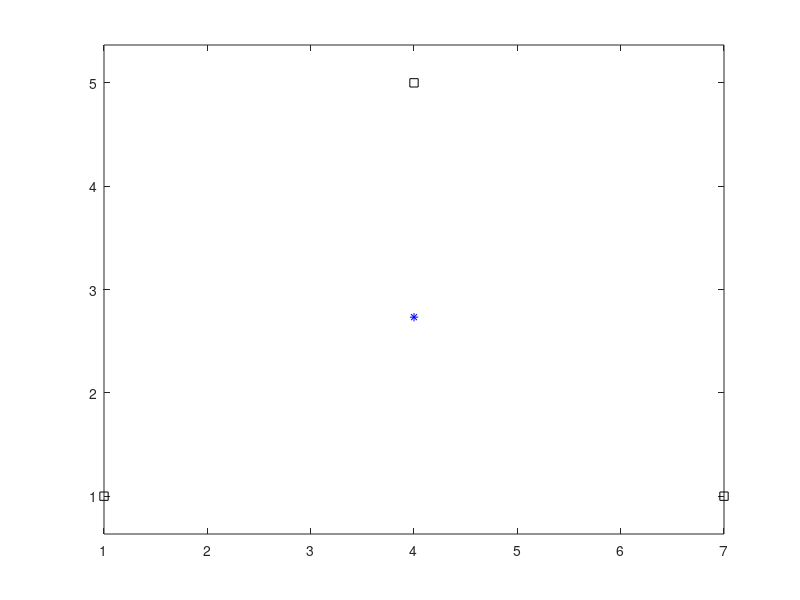
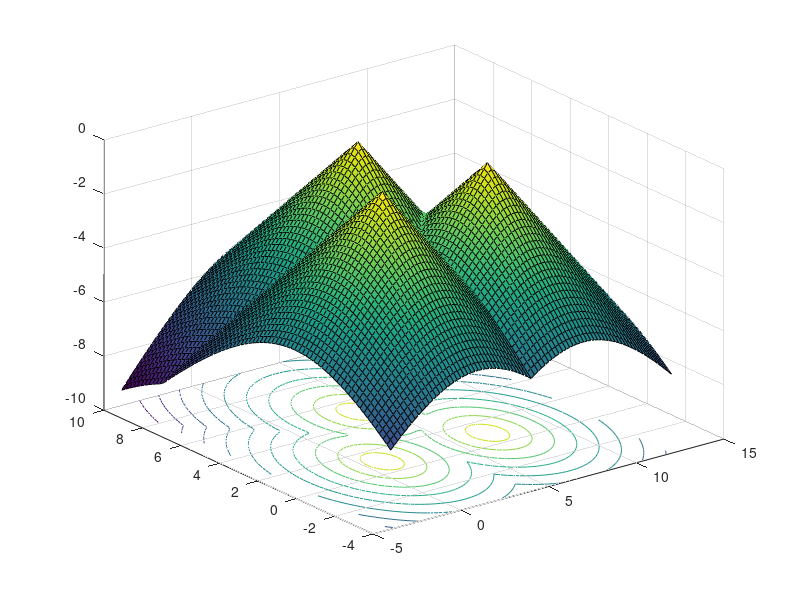

Write MATLAB code to recreate these figures, in order. (Note: this script raises an error after producing the figures.)
% Facility Location 1: Single-Facility Location

%% 2-D Euclidean Distance
%% Data
P = [1 1; 7 1; 4 5]   % Location of each EF
%% Create Euclidean-distance function handle
d2h = @(x,P) sqrt(sum((x - P).^2, 2))
%% Minisum Distance Location
TDh = @(x) sum(d2h(x,P))        % TD function handle
x0 = mean(P,1);                 % Use mean EF as intial location
x = fminsearch(TDh,x0)          % x* = argmin_x(TD)
TD = TDh(x)                     % TD* = TD(x*)
[x,TD] = fminsearch(TDh,x0)     % Alternate: TD as second output
%% Plot EFs
plot(P(:,1),P(:,2),'ks'),shg
hold on
axis equal
%% Plot NF
plot(x(1),x(2),'b*'),shg
hold off
%% Fermat Problem: Check if all angles 120 degrees
ang = 180*atan2(P(:,2) - x(2), P(:,1) - x(1))/pi  % Angles CC from east
diff(ang)  % All angles 120 degrees

%% 2-D Minisum Weighted-Distance Location
P = [1 1; 7 1; 4 5];
w = [5 3 4]          % Monetary weight for each EF
w.*d2h(x,P)          % Must force w to be column vector using w(:)
TCh = @(x) sum(w(:).*d2h(x,P))
[x,TC] = fminsearch(TCh,x0)
w(3) = sum(w) + 1    % Majority Theorem (add 1 so > W/2)
TCh = @(x) sum(w(:).*d2h(x,P))   % Need to re-define TC since w changed
[x,TC] = fminsearch(TCh,x0)

%% Example: 1-D Location with Procurement and Distribution Costs
%% First, determine monetary weights
% Outbound
fout = [10 20 30];      % ton/yr
rout = 1.00;            % $/ton-mi
wout = fout * rout      % $/mi-yr
% Inbound
BOM = [2 0.5];          % Bill-of-material ratio
fin = BOM * sum(fout)   % ton/yr
rin = 0.33;             % $/ton-mi
win = fin .* rin        % $/mi-yr
w = [win wout]          % $/mi-yr
%% Next, determine location
P = [50 270 150 190 420]';
d2h = @(x,P) sqrt(sum((x - P).^2, 2));  % mi
TCh = @(x) sum(w(:).*d2h(x,P));         % $/yr
x = fminsearch(TCh,mean(P,1))
%% Weight gaining or weight losing
[sum(fin) sum(fout)]    % Physical weight (ton/yr)
[sum(win) sum(wout)]    % Monetary weight ($/mi-yr)  

%% 2-D Minimax
P = [1 1; 7 1; 4 5];
d2h = @(x,P) sqrt(sum((x - P).^2, 2));
TCh = @(x) max(d2h(x,P))
[x,TC] = fminsearch(TCh,mean(P,1))
d = d2h(x,P)

%% 2-D Maximin
%% Unbounded solution
TCh = @(x) -min(d2h(x,P))           % Minus sign to convert min to max
[x,TC] = fminsearch(TCh,mean(P,1))
[x,TC] = fminsearch(TCh,[0 0])
%% Plot surface
[X,Y] = meshgrid(-4:.2:12,-4:.2:10);
Z = zeros(size(X));
for i = 1:size(X,1)
    for j = 1:size(X,2)
        Z(i,j) = TCh([X(i,j) Y(i,j)]);
    end
end
figure
surfc(X,Y,Z),shg,hold on
%% Feasible Region
R = [min(P,[],1)-1; max(P,[],1)+1]
isinR = @(x) x(1)>=R(1,1)&&x(1)<=R(2,1)&&x(2)>=R(1,2)&&x(2)<=R(2,2)
isinR([1 1])
isinR([10 10])
type iff
iff(isinR([1 1]),'yes','no')
iff(isinR([10 10]),'yes','no')
%% Bounded Maximin
TCh = @(x) iff(isinR(x),-min(d2h(x,P)),Inf)
TCh([1 1])
TCh([2 2])
TCh([-4 -4])
x0 = mean(P,1), [x,TC] = fminsearch(TCh,x0)
x0 = [0 0], [x,TC] = fminsearch(TCh,x0)
x0 = P(1,:), [x,TC] = fminsearch(TCh,x0)
x0 = P(2,:), [x,TC] = fminsearch(TCh,x0)
x0 = P(3,:), [x,TC] = fminsearch(TCh,x0)
%% Random starting point
% set seed
rng(1234)
%% run
x0 = R(1,:) + diff(R).*rand(1,size(R,2))
[x,TC] = fminsearch(TCh,x0)



